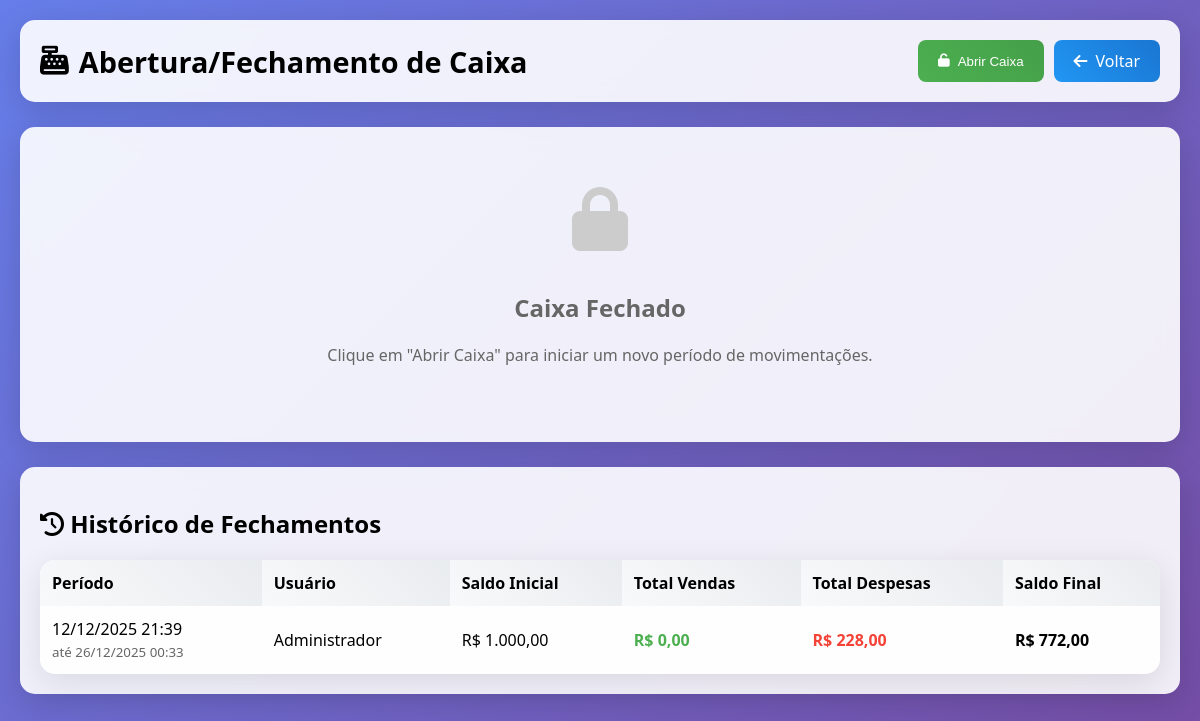
Page /modules/cashflow/index.php (signed in) on the earlier database version.
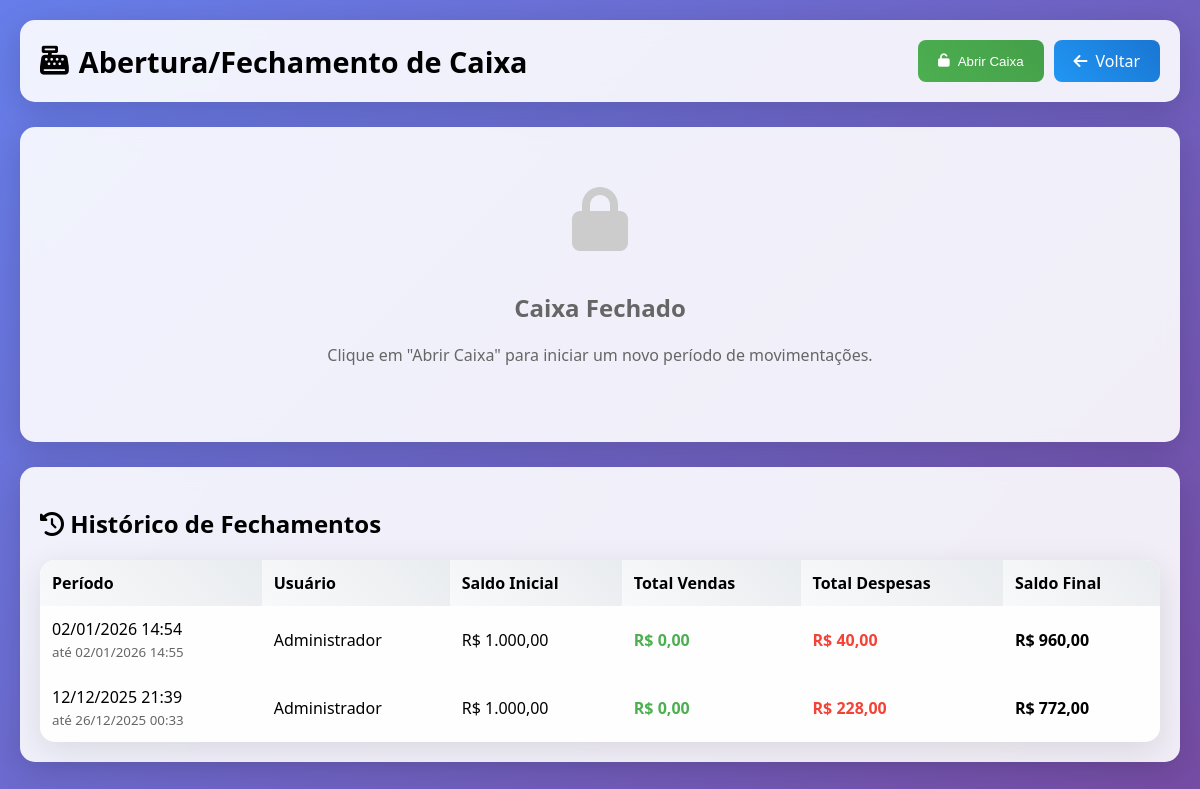
Same page on the later database version.
### tables this page shows
CREATE TABLE `cash_register` (
  `id` int(11) NOT NULL AUTO_INCREMENT,
  `user_id` int(11) NOT NULL,
  `opening_date` datetime NOT NULL,
  `closing_date` datetime DEFAULT NULL,
  `opening_balance` decimal(10,2) NOT NULL DEFAULT 0.00,
  `closing_balance` decimal(10,2) DEFAULT NULL,
  `total_sales` decimal(10,2) DEFAULT 0.00,
  `total_expenses` decimal(10,2) DEFAULT 0.00,
  `total_cash` decimal(10,2) DEFAULT 0.00,
  `total_card` decimal(10,2) DEFAULT 0.00,
  `total_pix` decimal(10,2) DEFAULT 0.00,
  `observations` text DEFAULT NULL,
  `status` enum('open','closed') DEFAULT 'open',
  `created_at` timestamp NOT NULL DEFAULT current_timestamp(),
  `updated_at` timestamp NOT NULL DEFAULT current_timestamp() ON UPDATE current_timestamp(),
  PRIMARY KEY (`id`),
  KEY `idx_status` (`status`),
  KEY `idx_opening_date` (`opening_date`),
  KEY `idx_user_status` (`user_id`,`status`),
  CONSTRAINT `fk_cash_register_user` FOREIGN KEY (`user_id`) REFERENCES `users` (`id`) ON DELETE CASCADE
);

CREATE TABLE `users` (
  `id` int(11) NOT NULL AUTO_INCREMENT,
  `name` varchar(100) NOT NULL,
  `email` varchar(100) NOT NULL,
  `password` varchar(255) NOT NULL,
  `role` enum('admin','manager','operator','seller','technician') DEFAULT NULL,
  `status` enum('active','inactive') DEFAULT 'active',
  `active` tinyint(1) DEFAULT 1,
  `created_at` timestamp NULL DEFAULT current_timestamp(),
  `updated_at` timestamp NULL DEFAULT current_timestamp() ON UPDATE current_timestamp(),
  PRIMARY KEY (`id`),
  UNIQUE KEY `email` (`email`)
);

### modules/cashflow/index.php (the view, shortened to what the changed rows need)
<?php
require_once('../../config/database.php');
$conn = $database->getConnection();
$stmt = $conn->prepare("
    SELECT * FROM cash_register
    WHERE user_id = ? AND status = 'open'
    ORDER BY opening_date DESC LIMIT 1
");
$stmt->execute([$_SESSION['user_id']]);
$current_register = $stmt->fetch(PDO::FETCH_ASSOC);
$movements = [];
$total_entries = 0;
$total_exits = 0;
$current_balance = $current_register ? $current_register['opening_balance'] : 0;
$stmt = $conn->prepare("
    SELECT cr.*, u.name as user_name
    FROM cash_register cr
    LEFT JOIN users u ON cr.user_id = u.id
    WHERE cr.status = 'closed'
    ORDER BY cr.closing_date DESC
    LIMIT 20
");
$stmt->execute();
$history = $stmt->fetchAll(PDO::FETCH_ASSOC);
?>
<!DOCTYPE html>
<html lang="pt-BR">
<head>
<link href="https://cdnjs.cloudflare.com/ajax/libs/font-awesome/6.0.0/css/all.min.css" rel="stylesheet">
</head>
<body>
<div class="container">
    <div class="header">
        <h1><i class="fas fa-cash-register"></i> Abertura/Fechamento de Caixa</h1>
    </div>
    <?php if ($current_register): ?>
        <div class="cash-status">
            <div class="alert alert-success">
                <i class="fas fa-check-circle" style="font-size:1.5rem;"></i>
                <div>
                    <strong>Caixa Aberto</strong> -
                    Aberto em <?= date('d/m/Y \à\s H:i', strtotime($current_register['opening_date'])) ?>
                </div>
            </div>
            <div class="status-grid">
                <div class="status-card blue">
                    <div class="icon"><i class="fas fa-dollar-sign"></i></div>
                    <div class="value">R$ <?= number_format($current_register['opening_balance'], 2, ',', '.') ?></div>
                    <div class="label">Saldo Inicial</div>
                </div>
                <div class="status-card green">
                    <div class="icon"><i class="fas fa-arrow-up"></i></div>
                    <div class="value">R$ <?= number_format($total_entries, 2, ',', '.') ?></div>
                    <div class="label">Total Entradas</div>
                </div>
                <div class="status-card red">
                    <div class="icon"><i class="fas fa-arrow-down"></i></div>
                    <div class="value">R$ <?= number_format($total_exits, 2, ',', '.') ?></div>
                    <div class="label">Total Saídas</div>
                </div>
                <div class="status-card orange">
                    <div class="icon"><i class="fas fa-wallet"></i></div>
                    <div class="value">R$ <?= number_format($current_balance, 2, ',', '.') ?></div>
                    <div class="label">Saldo Atual</div>
                </div>
            </div>
        </div>
        <div class="movements-box">
            <h2 style="margin-bottom:20px;"><i class="fas fa-exchange-alt"></i> Movimentações do Caixa</h2>
            <table class="table">
                <thead>
                    <tr>
                        <th>Data/Hora</th>
                        <th>Tipo</th>
                        <th>Descrição</th>
                        <th>Valor</th>
                    </tr>
                </thead>
                <tbody>
                    <?php if(empty($movements)): ?>
                        <tr><td colspan="4" class="empty">Nenhuma movimentação registrada.</td></tr>
                    <?php else: foreach($movements as $mov): ?>
                    <tr>
                        <td><?= date('d/m/Y H:i', strtotime($mov['created_at'])) ?></td>
                        <td><span class="badge <?= $mov['type'] ?>"><?= traduzirTipo($mov['type']) ?></span></td>
                        <td><?= htmlspecialchars($mov['description']) ?></td>
                        <td>
                            <?php if (in_array($mov['type'], ['sale', 'entry'])): ?>
                                <strong style="color:#4CAF50;">+ R$ <?= number_format($mov['amount'], 2, ',', '.') ?></strong>
                            <?php else: ?>
                                <strong style="color:#f44336;">- R$ <?= number_format($mov['amount'], 2, ',', '.') ?></strong>
                            <?php endif; ?>
                        </td>
                    </tr>
                    <?php endforeach; endif; ?>
                </tbody>
            </table>
        </div>
    <?php else: ?>
        <div class="cash-status">
            <div class="cash-closed">
                <h2>Caixa Fechado</h2>
            </div>
        </div>
    <?php endif; ?>
    <div class="history-box">
        <h2 style="margin-bottom:20px;"><i class="fas fa-history"></i> Histórico de Fechamentos</h2>
        <table class="table">
            <thead>
                <tr>
                    <th>Período</th>
                    <th>Usuário</th>
                    <th>Saldo Inicial</th>
                    <th>Total Vendas</th>
                    <th>Total Despesas</th>
                    <th>Saldo Final</th>
                </tr>
            </thead>
            <tbody>
                <?php if(empty($history)): ?>
                    <tr><td colspan="6" class="empty">Nenhum fechamento de caixa registrado.</td></tr>
                <?php else: foreach($history as $h): ?>
                <tr>
                    <td>
                        <?= date('d/m/Y H:i', strtotime($h['opening_date'])) ?><br>
                        <small style="color:#666;">até <?= date('d/m/Y H:i', strtotime($h['closing_date'])) ?></small>
                    </td>
                    <td><?= htmlspecialchars($h['user_name']) ?></td>
                    <td>R$ <?= number_format($h['opening_balance'], 2, ',', '.') ?></td>
                    <td style="color:#4CAF50;font-weight:bold;">R$ <?= number_format($h['total_sales'], 2, ',', '.') ?></td>
                    <td style="color:#f44336;font-weight:bold;">R$ <?= number_format($h['total_expenses'], 2, ',', '.') ?></td>
                    <td style="font-weight:bold;">R$ <?= number_format($h['closing_balance'], 2, ',', '.') ?></td>
                </tr>
                <?php endforeach; endif; ?>
            </tbody>
        </table>
    </div>
</div>
</body>
</html>

Differences in the rows shown:
added cash_register: opening_date "02/01/2026 14:54", closing_date "02/01/2026 14:55", user.name "Administrador", opening_balance "1.000,00", total_sales "0,00", total_expenses "40,00", closing_balance "960,00"
